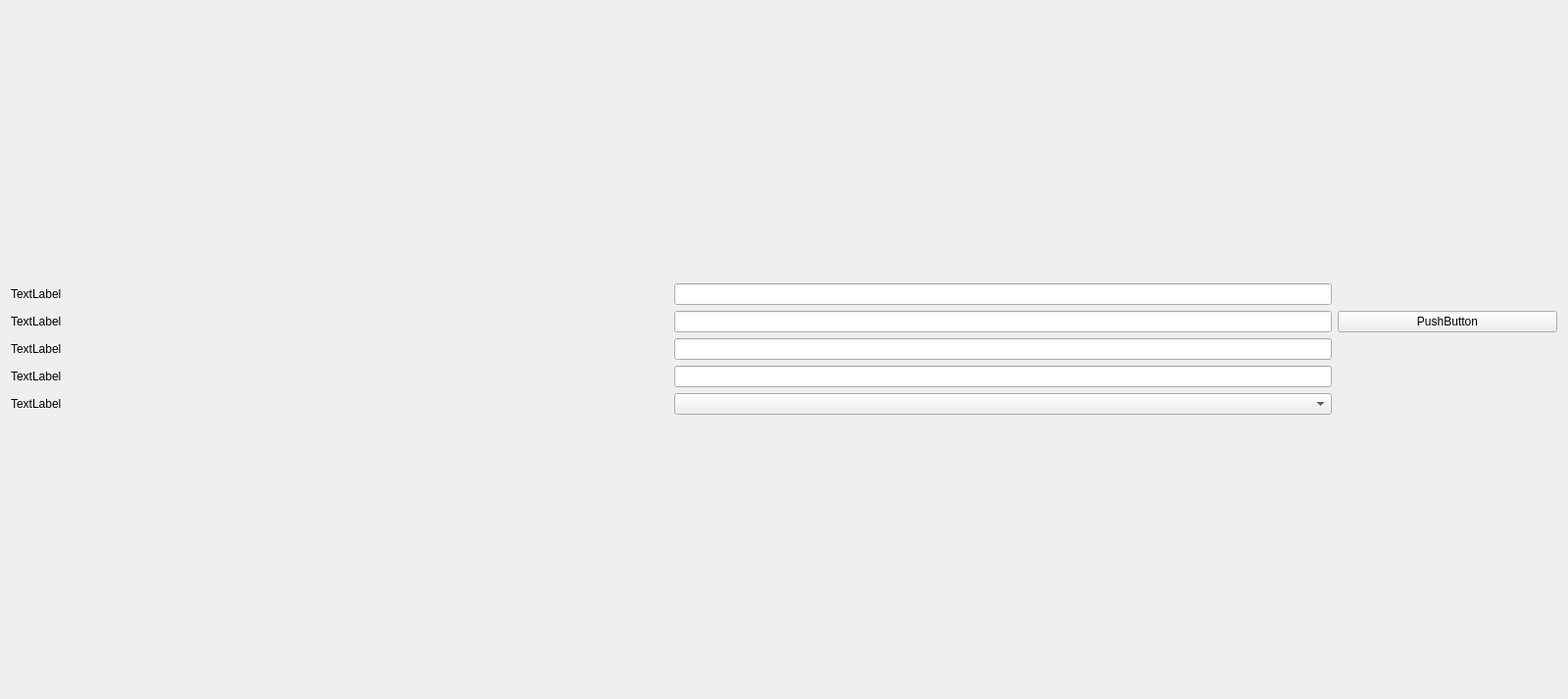
<?xml version="1.0" encoding="UTF-8"?>
<ui version="4.0">
 <class>Setting4APWidget</class>
 <widget class="QWidget" name="Setting4APWidget">
  <property name="geometry">
   <rect>
    <x>0</x>
    <y>0</y>
    <width>1600</width>
    <height>713</height>
   </rect>
  </property>
  <property name="windowTitle">
   <string>Form</string>
  </property>
  <layout class="QGridLayout" name="gridLayout_2">
   <item row="0" column="0">
    <layout class="QGridLayout" name="gridLayout" columnstretch="3,3,1">
     <item row="2" column="0">
      <widget class="CustomLabel" name="IpLabel">
       <property name="text">
        <string>TextLabel</string>
       </property>
      </widget>
     </item>
     <item row="1" column="0">
      <widget class="CustomLabel" name="wifiSSIDnFTPIDlabel">
       <property name="text">
        <string>TextLabel</string>
       </property>
      </widget>
     </item>
     <item row="4" column="0">
      <widget class="CustomLabel" name="printerLabel">
       <property name="text">
        <string>TextLabel</string>
       </property>
      </widget>
     </item>
     <item row="3" column="0">
      <widget class="CustomLabel" name="subnetMaskLabel">
       <property name="text">
        <string>TextLabel</string>
       </property>
      </widget>
     </item>
     <item row="0" column="1">
      <widget class="CustomLineEdit" name="macAddressLineEdit"/>
     </item>
     <item row="4" column="1">
      <widget class="CustomComboBox" name="printerComboBox"/>
     </item>
     <item row="3" column="1">
      <widget class="CustomLineEdit" name="subnetMaskLineEdit"/>
     </item>
     <item row="2" column="1">
      <widget class="CustomLineEdit" name="ipLineEdit"/>
     </item>
     <item row="1" column="1">
      <widget class="CustomLineEdit" name="wifiSSIDnFTPlineEdit"/>
     </item>
     <item row="0" column="0">
      <widget class="CustomLabel" name="macAddressLabel">
       <property name="text">
        <string>TextLabel</string>
       </property>
      </widget>
     </item>
     <item row="1" column="2">
      <widget class="CustomPushButton" name="pwPushButton">
       <property name="text">
        <string>PushButton</string>
       </property>
      </widget>
     </item>
    </layout>
   </item>
  </layout>
 </widget>
 <customwidgets>
  <customwidget>
   <class>CustomPushButton</class>
   <extends>QPushButton</extends>
   <header>CustomPushButton.h</header>
  </customwidget>
  <customwidget>
   <class>CustomLabel</class>
   <extends>QLabel</extends>
   <header>CustomLabel.h</header>
  </customwidget>
  <customwidget>
   <class>CustomComboBox</class>
   <extends>QComboBox</extends>
   <header>CustomComboBox.h</header>
  </customwidget>
  <customwidget>
   <class>CustomLineEdit</class>
   <extends>QLineEdit</extends>
   <header>CustomLineEdit.h</header>
  </customwidget>
 </customwidgets>
 <resources/>
 <connections/>
</ui>
